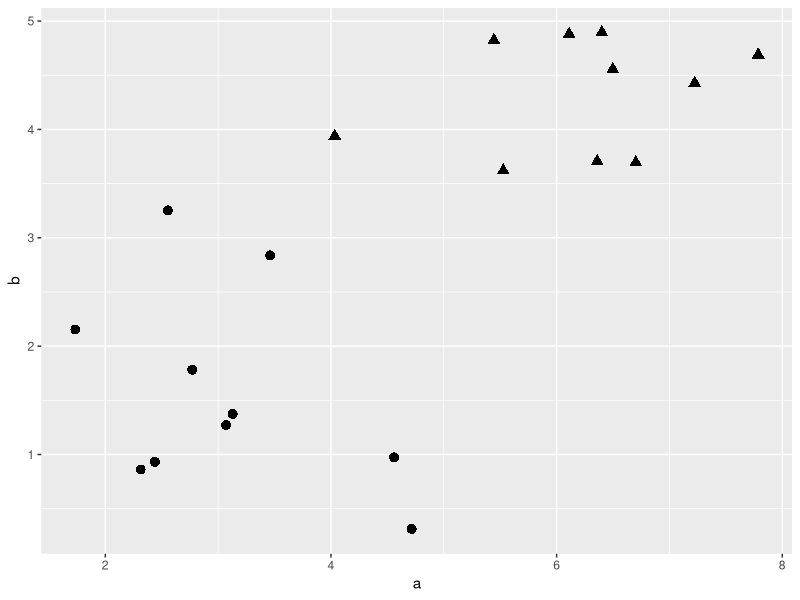
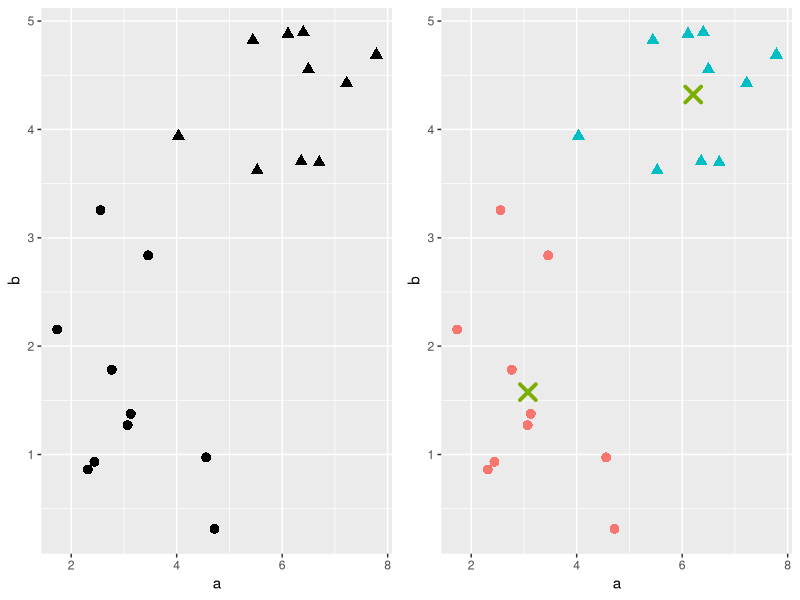
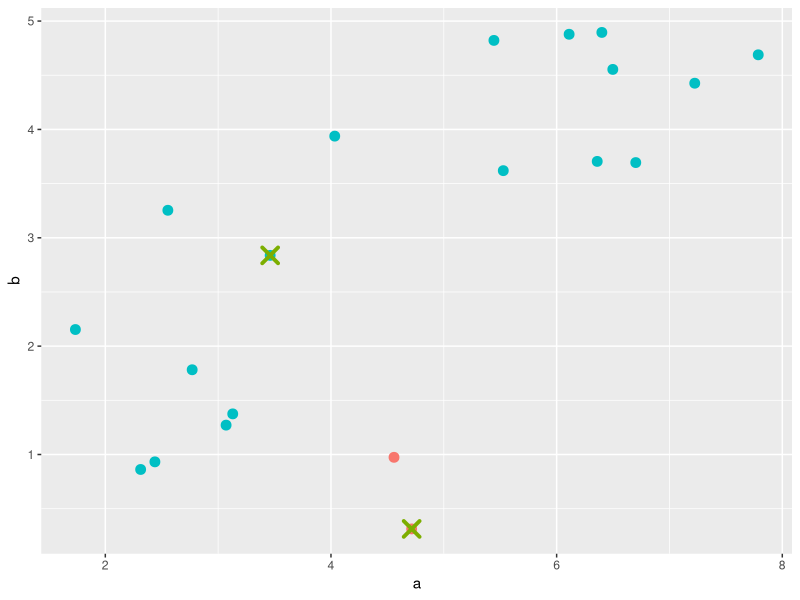

Write the R code that produced these figures, in order. (Note: this script raises an error after producing the figures.)
## ---- chunk 1
knitr::opts_chunk$set(echo = FALSE, ffmpeg.format = "mp4", cache = TRUE)
library(magrittr)
library(ggplot2)
library(gganimate)
library(dbscan)
library(ggforce)
set.seed(123)
## ---- chunk 2
# simulate data
a <- c(rnorm(10, 3), rnorm(10,6))
b <- c(rnorm(10, 2), rnorm(10,4))
l <- c(rep(0,10), rep(1,10))
mat <- cbind(a,b,l) %>% as.data.frame()
rm(a,b,l)

#unclustered plot
unClust <-
      ggplot(mat,aes(x = a, y = b)) +
      geom_point(aes(shape = as.factor(l)), size = 3) +
      theme(legend.position = 'none')

unClust

## ---- chunk 3
#clustering (kmeans)
clust <- kmeans(mat[,1:2],2)
mat$lab <- clust$cluster

addClust <-
      ggplot(mat,aes(x = a, y = b, color = as.factor(lab))) +
      geom_point(aes(shape = as.factor(l)), size = 3) +
      geom_point(data = as.data.frame(clust$centers),
                 aes(x = a, y = b),
                 size = 4,
                 shape = 4,
                 stroke = 2,
                 color = "#7CAE00",
                 inherit.aes = FALSE) +
      theme(legend.position = 'none')


gridExtra::grid.arrange(unClust, addClust, ncol = 2)

## ---- chunk 4
clustList <- list()
points = 6:7
cenList <- list(mat[points,1:2])
# this should be random = sample

for (i in 1:10) {
      # base table
      clustList[[i]] <- mat[,1:2]
      
      # update centers
      if (i > 1) {
            clustList[[i]] <- rbind(clustList[[i]], centroids)
            points = 21:22
            cenList[[i]] <- centroids
      }
      
      # find the distances
      dist(clustList[[i]]) %>% 
            as.matrix -> distMat
      
      clustList[[i]]$iter <- i
      
      clustList[[i]]$lab <-
            (distMat[points[1],] - distMat[points[2],] > 0) %>%
            as.numeric()
      
      # remove centroids
      clustList[[i]] <- clustList[[i]][1:20,]
      
      # if no change of labels => break
      if (i > 1) {
            if (sum(clustList[[i]]$lab == clustList[[i - 1]]$lab) == 20) {
                  break()            
            }
      }
      
      # calculate centroids
      centroids <- aggregate(. ~ lab, clustList[[i]], mean)[,c("a","b")]
}

# rbind all list content
clustData <- do.call(rbind.data.frame, clustList)
centData <- do.call(rbind.data.frame, cenList)
centData$iter <- rep(1:4, each = 2)

# plot first iteration
ggplot(clustList[[1]], aes(x = a, y = b, color = as.factor(lab))) +
      geom_point(size = 3) +
      geom_point(data = cenList[[1]],
                 shape = 4, size = 4, stroke = 2, color = "#7CAE00") +
      theme(legend.position = 'none')
## ---- chunk 5
kMeanPlot <-
      ggplot(clustData, aes(x = a, y = b, color = as.factor(lab), frame = iter)) +
      geom_point(size = 3) +
      geom_point(data = centData, shape = 4, size = 4, stroke = 2, color = "#7CAE00") +
      theme(legend.position = 'none')

gganimate(kMeanPlot)
## ---- chunk 6
ggplot(clustList[[length(clustList)]], aes(x = a, y = b, color = as.factor(lab))) +
      geom_point(size = 3) +
      geom_point(data = cenList[[length(cenList)]],
                 shape = 4, size = 4, stroke = 2, color = "#7CAE00") +
      theme(legend.position = 'none')
## ---- chunk 7
# how many points to use?
rowsN <- 20

# distance matrix
dist(mat[1:rowsN, 1:2], diag = F) %>% 
      as.matrix() -> distMat

# largest distance to the diagonal = (item1,item1) combinations
diag(distMat) <- max(distMat) + 1

index <- order(distMat)

hclustList <- list()

for (i in 1:200) {
      hclustList[[i]] <- mat[1:rowsN,1:2]
      
      # import labels from previous iteration
      if (i == 1) {
            hclustList[[i]]$lab <- 0
      } else {
            hclustList[[i]]$lab <- hclustList[[i - 1]]$lab
      }
      
      # mark iteration
      hclustList[[i]]$iter <- i
      
      # which items are closest?
      rInd <- (index[2*i] %/% rowsN) + 1
      cInd <- index[2*i] %% rowsN
      
      # exception (if divisible, return max)
      if (cInd == 0) {
            cInd <- rowsN
      }
      
      # find labels and relabel
      preClust <- hclustList[[i]][c(rInd,cInd),"lab"] %>% unique()
      

      if (max(preClust) == 0) {
            # no previous labels
            hclustList[[i]][c(rInd,cInd),"lab"] <- i
      } else {
            # merge labels
            hclustList[[i]][c(rInd,cInd),"lab"] <- max(preClust)
            preClust <- preClust[!preClust == 0]
            hclustList[[i]][hclustList[[i]]$lab %in% preClust,"lab"] <- 
                  max(preClust)
      }
      
      # all clustered?
      unLab <-
            hclustList[[i]]$lab %>% 
            unique() %>% 
            length()
      
      if (unLab == 1) {
            break
      }
}

hclustData <- do.call(rbind.data.frame,hclustList)

ggplot(data = hclustList[[1]],
       aes(x = a, y = b, color = as.factor(lab), frame = iter)) +
      geom_point(size = 3) +
      theme(legend.position = 'none')
## ---- chunk 8
hclustPlot <-
      ggplot(data = hclustData,
             aes(x = a, y = b, color = as.factor(lab), frame = iter)) +
      geom_point(size = 3) +
      theme(legend.position = 'none')

gganimate(hclustPlot)
## ---- chunk 9
# arguments
eps <- 1.3
minP <- 3

# distance matrix
dist(mat[, 1:2], diag = F) %>% 
      as.matrix() -> distMat

# initialization
dbList <- list()
sphere <- list()

for (i in 1:20) {
      # first initialization
      if (i == 1) {
            dbList[[i]] <- mat[,1:2]
            dbList[[i]]$visited <- 0
            dbList[[i]]$lab <- 0
      } else {
            dbList[[i]] <- dbList[[i - 1]]
      }
      dbList[[i]]$iter <- i
      
      # remove spheres with visited points
      sphereLen <- c()
      for (j in seq_along(sphere)) {
            sphere[[j]] <- sphere[[j]][!sphere[[j]] %in% visited]
            sphereLen[j] <- length(sphere[[j]])
      }
      sphere <- sphere[sphereLen != 0]
      
      # if no previous spheres
      if (length(sphere) == 0) {
            
            # choose random unvisited point
            unVisited <- sum(dbList[[i]]$visited == 0)
            indexPoint <- sample(unVisited, 1)
            chosenPoint <-
                  dbList[[i]][dbList[[i]]$visited == 0,][indexPoint,] %>% 
                  rownames() %>% as.numeric()
            
      } else  {
            # else choose from sphere
            chosenPoint <- sphere[[1]][1]
            sphere[[1]] <- sphere[[1]][-1]
            
      }
      
      # mark point as visited
      dbList[[i]]$visited[chosenPoint] <- 1
      
      # distances to the chosen point
      distRow <- distMat[chosenPoint,]
      
      # how many points are nearby
      nPoints <- sum(distRow < eps) - 1
      
      # only if enough points nearby
      if (nPoints >= minP) {
            # create a sphere (all nearby points)
            sphere[[length(sphere) + 1]] <- which(distRow < eps)
            
            # what are the clusters of those points?
            preLabs <-
                  dbList[[i]][sphere[[length(sphere)]],]$lab
            
            # if points do not have any cluster
            if (max(preLabs) == 0) {
                  # assign them to new cluster
                  dbList[[i]][sphere[[length(sphere)]],]$lab <- i
            } else {
                  # else assign only those who are not part of any cluster
                  dbList[[i]][
                            sphere[[length(sphere)]],
                              ]$lab[
                                    which(preLabs == 0)
                                    ] <- max(preLabs)
            }
      }
      
      # update visited
      visited <- which(dbList[[i]]$visited == 1)
      
      # break if all labeled
      if (!0 %in% dbList[[i]]$lab) {
            break
      }
}

dbData <- do.call(rbind.data.frame, dbList)

visit <- dbList[[1]][dbList[[1]]$visited == 1,] %>% as.data.frame()

ggplot(dbList[[1]], aes(x = a, y = b, color = as.factor(lab))) +
      geom_point(size = 3) +
      geom_circle(data = visit,
                  aes(x0 = a, y0 = b, r = eps), inherit.aes = FALSE) +
      theme(legend.position = 'none')
## ---- chunk 10
visits <- dbData[dbData$visited == 1,]

dbPlot <- ggplot(dbData, aes(x = a, y = b, color = as.factor(lab), frame = iter)) +
      geom_point(size = 3) +
      theme(legend.position = 'none')

gganimate(dbPlot)
